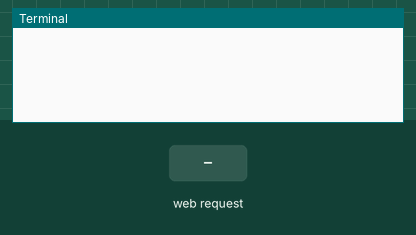
Bench run of a program on a simulated Raspberry Pi (BCM pin numbers). Shown: the last lines printed to the terminal. The inputs (shaded band) are chosen by the test bench. The camera gives no picture and a still takes 0.5 s; threads take turns every 2 ms.

Above: at 1.2 s.
1.3 s: HTTP request for / received
At 2.0 s:
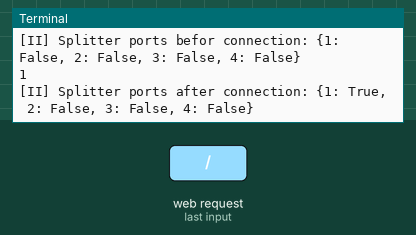
2.8 s: HTTP request for / received
At 3.2 s:
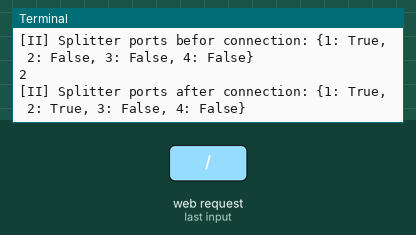
4.3 s: HTTP request for / received
At 5.5 s:
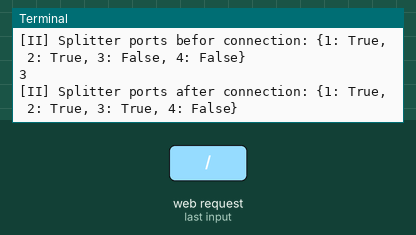

Measured:
- after the input at 1.3 s, the terminal: prints a new line at once (image 1)
- after the input at 2.8 s, the terminal: prints a new line at once (image 2)
- after the input at 4.3 s, the terminal: prints a new line at once (image 3)

The program:

rpi_streamer.py
```python
# https://picamera.readthedocs.io/en/latest/recipes1.html#streaming-capture

import socket
import picamera
import threading

camera = picamera.PiCamera()
camera.resolution = (640, 480)
camera.framerate = 30
splitter_port_busy = {1: False, 2: False, 3: False, 4: False}

server_socket = socket.socket()
server_socket.bind(('0.0.0.0', 8000))
server_socket.listen(4)


def action_on_connection(client, addr, splitter_port):
    connection = client.makefile('wb')
    try:
        camera.start_recording(connection, format='h264', splitter_port=splitter_port)
        camera.wait_recording(9999999, splitter_port=splitter_port)  # TODO: investigate infinite stream
    finally:
        splitter_port_busy[splitter_port] = False  # TODO: possible rase condition here
        camera.stop_recording(splitter_port=splitter_port)
        try:
            connection.close()
        finally:
            print('[WW] Connection closed by peer:', addr)


while True:
    client, addr = server_socket.accept()
    print('[II] Accepted connection from', addr)
    print('[II] Splitter ports befor connection:', splitter_port_busy)

    iter = 1
    while iter < 6:
        if iter == 5:
            print('[WW] All camera splitting ports are busy. Skipping connection...')
        if not splitter_port_busy[iter]:
            print(iter)
            splitter_port_busy[iter] = True
            threading.Thread(target=action_on_connection, args=(client, addr, iter)).start()
            break
        iter += 1

    print('[II] Splitter ports after connection:', splitter_port_busy)

# server_socket.close()
```
